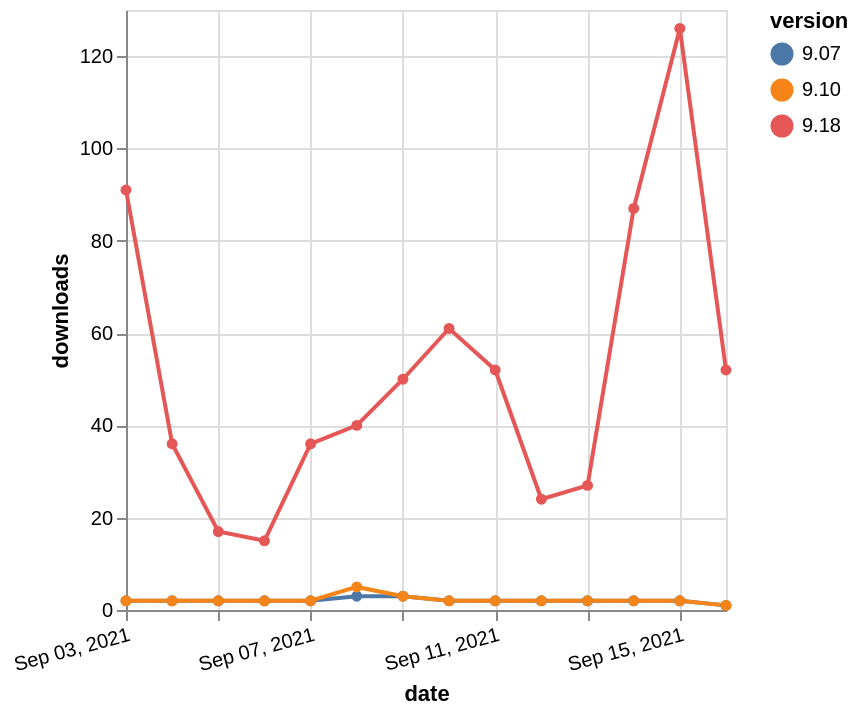

Describe this chart as a Vega-Lite specification.
### Vega-Lite specification from a JSON file in a GitHub repository (floating-point values rounded to 4 significant figures)
{"$schema": "https://vega.github.io/schema/vega-lite/v5.json", "description": "A simple bar chart with embedded data.", "data": {"values": [{"date": "2021-09-03", "total": 53737, "delta": 91, "version": "9.18"}, {"date": "2021-09-04", "total": 53773, "delta": 36, "version": "9.18"}, {"date": "2021-09-05", "total": 53790, "delta": 17, "version": "9.18"}, {"date": "2021-09-06", "total": 53805, "delta": 15, "version": "9.18"}, {"date": "2021-09-07", "total": 53841, "delta": 36, "version": "9.18"}, {"date": "2021-09-08", "total": 53881, "delta": 40, "version": "9.18"}, {"date": "2021-09-09", "total": 53931, "delta": 50, "version": "9.18"}, {"date": "2021-09-10", "total": 53992, "delta": 61, "version": "9.18"}, {"date": "2021-09-11", "total": 54044, "delta": 52, "version": "9.18"}, {"date": "2021-09-12", "total": 54068, "delta": 24, "version": "9.18"}, {"date": "2021-09-13", "total": 54095, "delta": 27, "version": "9.18"}, {"date": "2021-09-14", "total": 54182, "delta": 87, "version": "9.18"}, {"date": "2021-09-15", "total": 54308, "delta": 126, "version": "9.18"}, {"date": "2021-09-16", "total": 54360, "delta": 52, "version": "9.18"}, {"date": "2021-09-03", "total": 2674, "delta": 2, "version": "9.07"}, {"date": "2021-09-04", "total": 2676, "delta": 2, "version": "9.07"}, {"date": "2021-09-05", "total": 2678, "delta": 2, "version": "9.07"}, {"date": "2021-09-06", "total": 2680, "delta": 2, "version": "9.07"}, {"date": "2021-09-07", "total": 2682, "delta": 2, "version": "9.07"}, {"date": "2021-09-08", "total": 2685, "delta": 3, "version": "9.07"}, {"date": "2021-09-09", "total": 2688, "delta": 3, "version": "9.07"}, {"date": "2021-09-10", "total": 2690, "delta": 2, "version": "9.07"}, {"date": "2021-09-11", "total": 2692, "delta": 2, "version": "9.07"}, {"date": "2021-09-12", "total": 2694, "delta": 2, "version": "9.07"}, {"date": "2021-09-13", "total": 2696, "delta": 2, "version": "9.07"}, {"date": "2021-09-14", "total": 2698, "delta": 2, "version": "9.07"}, {"date": "2021-09-15", "total": 2700, "delta": 2, "version": "9.07"}, {"date": "2021-09-16", "total": 2701, "delta": 1, "version": "9.07"}, {"date": "2021-09-03", "total": 3838, "delta": 2, "version": "9.10"}, {"date": "2021-09-04", "total": 3840, "delta": 2, "version": "9.10"}, {"date": "2021-09-05", "total": 3842, "delta": 2, "version": "9.10"}, {"date": "2021-09-06", "total": 3844, "delta": 2, "version": "9.10"}, {"date": "2021-09-07", "total": 3846, "delta": 2, "version": "9.10"}, {"date": "2021-09-08", "total": 3851, "delta": 5, "version": "9.10"}, {"date": "2021-09-09", "total": 3854, "delta": 3, "version": "9.10"}, {"date": "2021-09-10", "total": 3856, "delta": 2, "version": "9.10"}, {"date": "2021-09-11", "total": 3858, "delta": 2, "version": "9.10"}, {"date": "2021-09-12", "total": 3860, "delta": 2, "version": "9.10"}, {"date": "2021-09-13", "total": 3862, "delta": 2, "version": "9.10"}, {"date": "2021-09-14", "total": 3864, "delta": 2, "version": "9.10"}, {"date": "2021-09-15", "total": 3866, "delta": 2, "version": "9.10"}, {"date": "2021-09-16", "total": 3867, "delta": 1, "version": "9.10"}]}, "width": "container", "mark": {"type": "line", "point": {"filled": true}}, "encoding": {"x": {"field": "date", "type": "temporal", "timeUnit": "yearmonthdate", "title": "date", "axis": {"labelAngle": -15}}, "y": {"field": "delta", "type": "quantitative", "title": "downloads"}, "color": {"field": "version", "type": "nominal"}, "tooltip": {"field": "delta"}}}
